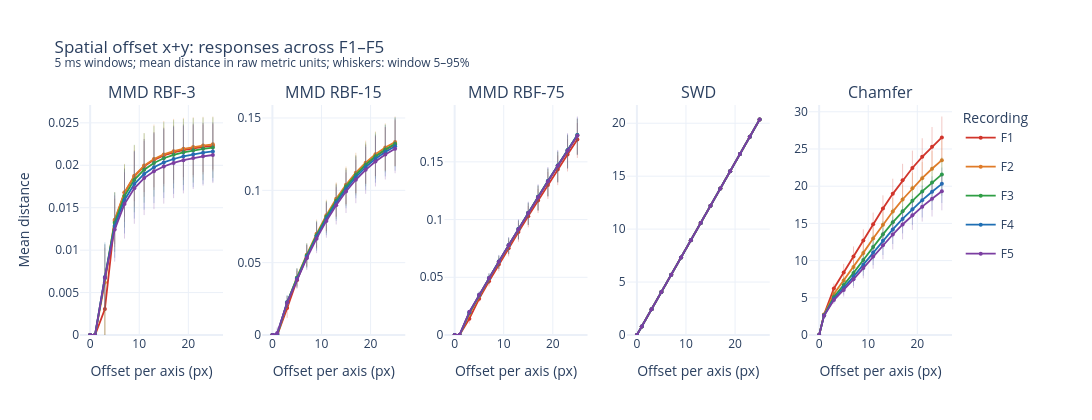

The notebook cell saved with this chart:
### Markdown cell above
### Spatial offset

### Code cell
spatial_offset_plot = single_perturbation_figure(
    perturbation_summary, "spatial_offset", show_spread=SHOW_WINDOW_SPREAD
)
show_and_save_perturbation(spatial_offset_plot, "spatial_offset")
